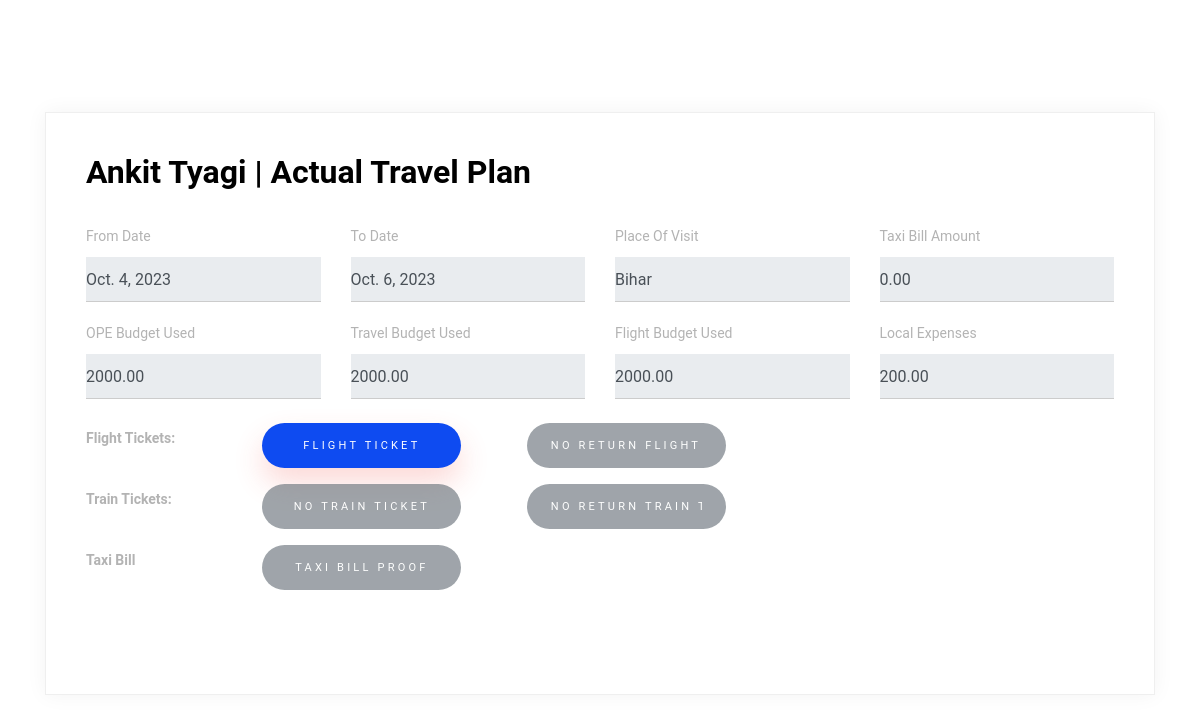
/employee/7e06c45b-a5ca-460d-8b0e-29f9c961be03/tp/953f330a-26ef-43dc-8727-5b9adae7a5f2/ (signed in), run on the app's committed database.
### base/models.py (models this page shows, shortened)
class Employee(models.Model):
    uuid = models.UUIDField(default = uuid.uuid4,primary_key=True,editable=False)
    Emp_name = models.CharField(max_length=30)
    email = models.EmailField(max_length=50,default="gmail.com")
    contract_no = models.IntegerField()
    s_no = models.IntegerField()
    state = models.CharField(
        max_length=100,
        default='',
        validators=[
            RegexValidator(
                regex='^[a-zA-Z]+$',
                code='invalid_state'
            )
        ]
    )
    programme = models.CharField(
        max_length=100,
        default='',
        validators=[
            RegexValidator(
                regex='^[a-zA-Z]+$',
                code='invalid_state'
            )
        ]
    )
    designation=models.CharField(max_length=100,default = "",null=True)
    contract_start_date = models.DateField()
    contract_end_date = models.DateField()
    profFee_monthly = models.CharField(max_length=50,default = "",null=True)
    P_F_Budget = models.DecimalField(max_digits=12, decimal_places=2,default=0.00) #Wrong
    Travel_Budget = models.DecimalField(max_digits=20, decimal_places=2,default=0.00)
    Travel_Days_Budget= models.DecimalField(max_digits=20, decimal_places=2,default=0.00)
    DSA_Budget = models.DecimalField(max_digits=20, decimal_places=2,default=0.00)
    DSA_Days_Budget = models.DecimalField(max_digits=20, decimal_places=2,default=0.00)
    Terminal_Charges_Budget = models.DecimalField(max_digits=5, decimal_places=2, blank=True,default=0.00)

class Expense(models.Model):
    uuid = models.UUIDField(default = uuid.uuid4,primary_key=True,editable=False)
    employee = models.ForeignKey(Employee,on_delete=models.CASCADE,null = True)
    from_date = models.DateField(null = True)
    to_date = models.DateField(null = True)
    ope_budget_used = models.DecimalField(decimal_places=2,default=0,max_digits = 10)
    travel_budget_used = models.DecimalField(decimal_places=2,default=0,max_digits = 10)
    flight_budget_used = models.DecimalField(decimal_places=2,default=0,max_digits = 10)
    flight_ticket = models.FileField(upload_to=get_upload_path, blank = True)
    flight_return_ticket = models.FileField(upload_to=get_upload_path, blank = True)
    train_ticket = models.FileField(upload_to=get_upload_path, blank = True)
    train_return_ticket = models.FileField(upload_to=get_upload_path, blank = True)
    local_conveyance = models.DecimalField(decimal_places=2,default=0,max_digits = 10)
    place_of_visit = models.CharField(max_length = 30,null = True)
    taxi_bill = models.DecimalField(max_digits=10, decimal_places=2,default = 0)
    taxi_bill_proof = models.FileField(upload_to=get_upload_path, blank = True)

### base/views.py (the view)
# urls.py: path('employee/<str:pk1>/tp/<str:pk2>/',ViewAtp,name = "viewatp"),
@login_required(login_url='login')
def ViewAtp(request,pk1,pk2):
    try:
        emp = Employee.objects.get(uuid=pk1)
        tp = Expense.objects.get(uuid=pk2)
    except:
        tp = None
    context = {
        'tp':tp,
        'emp':emp
    }
    return render(request,'viewatp.html',context)

### base/templates/viewatp.html (shortened to what this page needs)
{% load static %}
<!doctype html>
<html lang="en">
  <head>
    <link rel="stylesheet" href="https://cdn.jsdelivr.net/npm/bootstrap@4.0.0/dist/css/bootstrap.min.css">
    <link rel="stylesheet" href="{% static 'form.css' %}">
  </head>
  <body>
    <div class="content">
        <div class="container">
          <div class="row align-items-stretch no-gutters contact-wrap">
            <div class="col-md-12">
              <div class="form h-100">
                <h3>{{emp.Emp_name}} | Actual Travel Plan</h3>
                <form class="mb-5" id="contactForm" name="contactForm">
                  <div class="row">
                    <div class="col-md-3 form-group mb-3">
                      <label for="" class="col-form-label">From Date</label>
                      <input type="text" class="form-control" name="date" id="date" value="{{tp.from_date}}" readonly>
                    </div>
                    <div class="col-md-3 form-group mb-3">
                        <label for="" class="col-form-label">To Date</label>
                        <input type="text" class="form-control" name="date" id="date" value="{{tp.to_date}}" readonly>
                      </div>
                      <div class="col-md-3 form-group mb-3">
                        <label for="" class="col-form-label">Place Of Visit</label>
                        <input type="text" class="form-control" name="date" id="date" value="{{tp.place_of_visit}}" readonly>
                      </div>
                      <div class="col-md-3 form-group mb-3">
                        <label for="" class="col-form-label">Taxi Bill Amount</label>
                        <input type="text" class="form-control" name="date" id="date" value="{{tp.taxi_bill}}" readonly>
                      </div>
                  </div>
                  <div class="row">
                    <div class="col-md-3 form-group mb-4">
                      <label for="" class="col-form-label">OPE Budget Used</label>
                      <input type="text" class="form-control" name="date" id="date" value="{{tp.ope_budget_used}}" readonly>
                    </div>
                    <div class="col-md-3 form-group mb-4">
                        <label for="" class="col-form-label">Travel Budget Used</label>
                        <input type="text" class="form-control" name="date" id="date" value="{{tp.travel_budget_used}}" readonly>
                      </div>
                      <div class="col-md-3 form-group mb-4">
                        <label for="" class="col-form-label">Flight Budget Used</label>
                        <input type="text" class="form-control" name="date" id="date" value="{{tp.travel_budget_used}}" readonly>
                      </div>
                      <div class="col-md-3 form-group mb-4">
                        <label for="" class="col-form-label">Local Expenses</label>
                        <input type="text" class="form-control" name="date" id="date" value="{{tp.local_conveyance}}" readonly>
                      </div>
                  </div>
                  <div class="row">
                    <div class="col-md-2 form-group mb-3">
                   <strong> <label for="" class="col-form-label">Flight Tickets: </label></strong>
                    </div>
                    <div class="col-md-3 form-group">
                        {% if tp.flight_ticket %}
                        <a href="{{ tp.flight_ticket.url }}">
                            <input value="Flight Ticket" class="btn btn-primary rounded-0 py-2 px-4">
                        </a>
                    {% else %}
                        <input value="No Flight Ticket" class="btn btn-secondary rounded-0 py-2 px-4" disabled>
                    {% endif %}
                    </div>
                    <div class="col-md-3 form-group">
                        {% if tp.flight_return_ticket %}
                        <a href="{{ tp.flight_return_ticket.url }}">
                            <input value="Flight Return Ticket" class="btn btn-primary rounded-0 py-2 px-4">
                        </a>
                    {% else %}
                        <input value="No Return Flight Ticket" class="btn btn-secondary rounded-0 py-2 px-4" disabled>
                    {% endif %}
                    </div>
                  </div>
                  <div class="row">
                    <div class="col-md-2 form-group mb-3">
                   <strong> <label for="" class="col-form-label">Train Tickets: </label></strong>
                    </div>
                    <div class="col-md-3 form-group">
                        {% if tp.train_ticket %}
                        <a href="{{ tp.train_ticket.url }}">
                            <input value="Train Ticket" class="btn btn-primary rounded-0 py-2 px-4">
                        </a>
                    {% else %}
                        <input value="No Train Ticket" class="btn btn-secondary rounded-0 py-2 px-4" disabled>
                    {% endif %}
                    </div>
                    <div class="col-md-3 form-group">
                        {% if tp.train_return_ticket %}
                        <a href="{{ tp.train_return_ticket.url }}">
                            <input value="Train Return Ticket" class="btn btn-primary rounded-0 py-2 px-4">
                        </a>
                    {% else %}
                        <input value="No Return Train Ticket" class="btn btn-secondary rounded-0 py-2 px-4" disabled>
                    {% endif %}
                    </div>
                  </div>
                  <div class="row">
                    <div class="col-md-2 form-group mb-3">
                   <strong> <label for="" class="col-form-label">Taxi Bill</label></strong>
                    </div>
                    <div class="col-md-3 form-group">
                        {% if tp.taxi_bill_proof %}
                        <a href="{{ tp.taxi_bill_proof.url }}">
                            <input value="Taxi Bill" class="btn btn-primary rounded-0 py-2 px-4">
                        </a>
                    {% else %}
                        <input value="Taxi Bill Proof" class="btn btn-secondary rounded-0 py-2 px-4" disabled>
                    {% endif %}
                    </div>
                    </div>
                  </div>
              </div>
            </div>
          </div>
        </div>
  </body>
</html>

### static/form.css (style rules this page uses)
body { font-family: "Roboto", sans-serif; background-color: #fff; line-height: 1.9; color: #8c8c8c; position: relative; }
h1, h2, h3, h4, h5, h6, .h1, .h2, .h3, .h4, .h5, .h6 { font-family: "Roboto", sans-serif; color: #000; }
a { -webkit-transition: .3s all ease; -o-transition: .3s all ease; transition: .3s all ease; }
a, a:hover { text-decoration: none !important; }
.content { padding: 7rem 0; }
.form-control { border: none; border-bottom: 1px solid #ccc; padding-left: 0; padding-right: 0; border-radius: 0; background: none; }
.col-form-label { color: #000; font-size: 13px; }
.btn, .form-control, .custom-select { height: 45px; border-radius: 0; }
.btn { border: none; border-radius: 0; font-size: 11px; letter-spacing: .2rem; text-transform: uppercase; border-radius: 30px !important; }
.btn.btn-primary { border-radius: 30px; background: #0E4BF1; color: #fff; -webkit-box-shadow: 0 15px 30px 0 rgba(239, 67, 57, 0.2); box-shadow: 0 15px 30px 0 rgba(239, 67, 57, 0.2); }
.contact-wrap { -webkit-box-shadow: 0 0px 20px 0 rgba(0, 0, 0, 0.05); box-shadow: 0 0px 20px 0 rgba(0, 0, 0, 0.05); border: 1px solid #efefef; }
.contact-wrap .col-form-label { font-size: 14px; color: #b3b3b3; margin: 0 0 10px 0; display: inline-block; padding: 0; }
.contact-wrap .form, .contact-wrap .contact-info { padding: 40px; }
.contact-wrap .form { background: #fff; }
.contact-wrap .form h3 { color: #000; font-size: 2rem; font-weight: 700; margin-bottom: 30px; }

### data on the page
Employee: Emp_name "Ankit Tyagi"
Expense: date "Oct. 4, 2023", date "Oct. 6, 2023", date "Bihar", date "0.00", date "2000.00", date "200.00"
